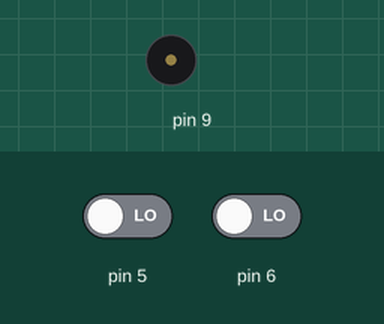
A sketch run on a simulated Arduino Uno, built with avr-gcc and run on an emulated ATmega328P. On the bench: buzzer (waves = sounding). The inputs (shaded band) are chosen by the test bench; at power-on: pin 5 LOW, pin 6 LOW.

Above: at 1.2 s.
1.3 s: pin 5 driven HIGH
At 2.0 s:
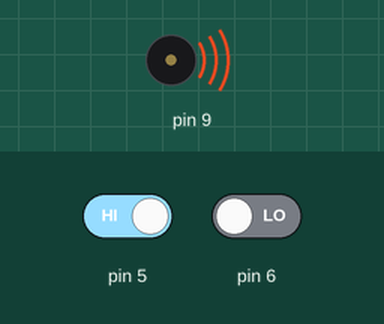
4.3 s: pin 5 driven LOW
6.4 s: pin 6 driven HIGH
At 7.1 s:
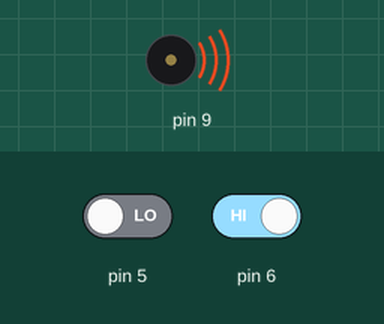
Timing chart, 0 to 15.4 s (numbered marks = the images above; inputs shaded):
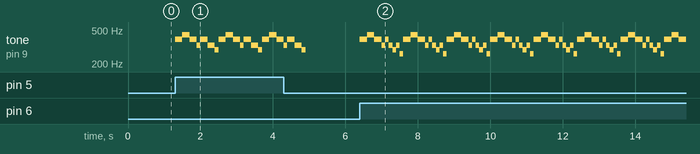

The sketch:

PiezoMusicTest.ino
```cpp
#define C 262   // 도
#define D 294   // 레
#define E 330   // 미
#define F 349   // 파
#define G 392   // 솔
#define A 440   // 라
#define B 494   // 시
#define H 523   // 높은 도

int melody[]={G,G,A,A,G,G,E,G,G,E,E,D,G,G,A,A,G,G,E,G,E,D,E,C};

int melodySize = sizeof(melody)/sizeof(int);

void setup() {
  // put your setup code here, to run once:
  pinMode(5,INPUT);
  pinMode(6,INPUT);
}

void loop() {
  // put your main code here, to run repeatedly:
  if(digitalRead(5) == HIGH){
    for(int i=0;i<melodySize/2;i++){
      tone(9,melody[i],100);
      delay(100);
    }
  }else if(digitalRead(6) == HIGH){
    for(int i=melodySize/2;i<melodySize;i++){
      tone(9,melody[i],100);
      delay(100);
    }
  }
}
```

Measured:
- after the input at 1.3 s, tone on pin 9: silent → 392 Hz at once, then repeats every 1.2 s: 440 Hz 0.20 s, 392 Hz 0.20 s, 330 Hz 0.10 s, 392 Hz 0.20 s, 330 Hz 0.20 s, 294 Hz 0.10 s, 392 Hz 0.20 s
- after the input at 6.4 s, tone on pin 9: silent → 392 Hz at once, then repeats every 1.2 s: 440 Hz 0.20 s, 392 Hz 0.20 s, 330 Hz 0.10 s, 392 Hz 0.10 s, 330 Hz 0.10 s, 294 Hz 0.10 s, 330 Hz 0.10 s, 262 Hz 0.10 s, 392 Hz 0.20 s
